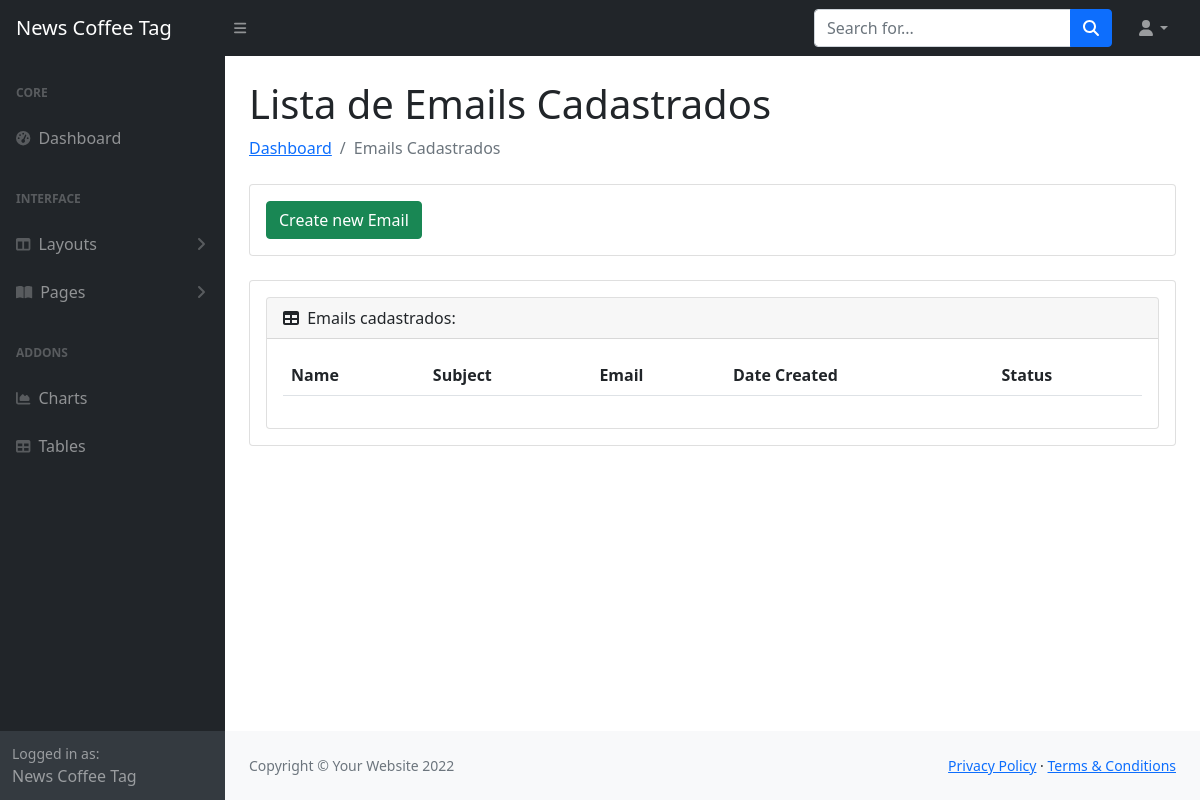
The app's page /dashboard/list/, older data.
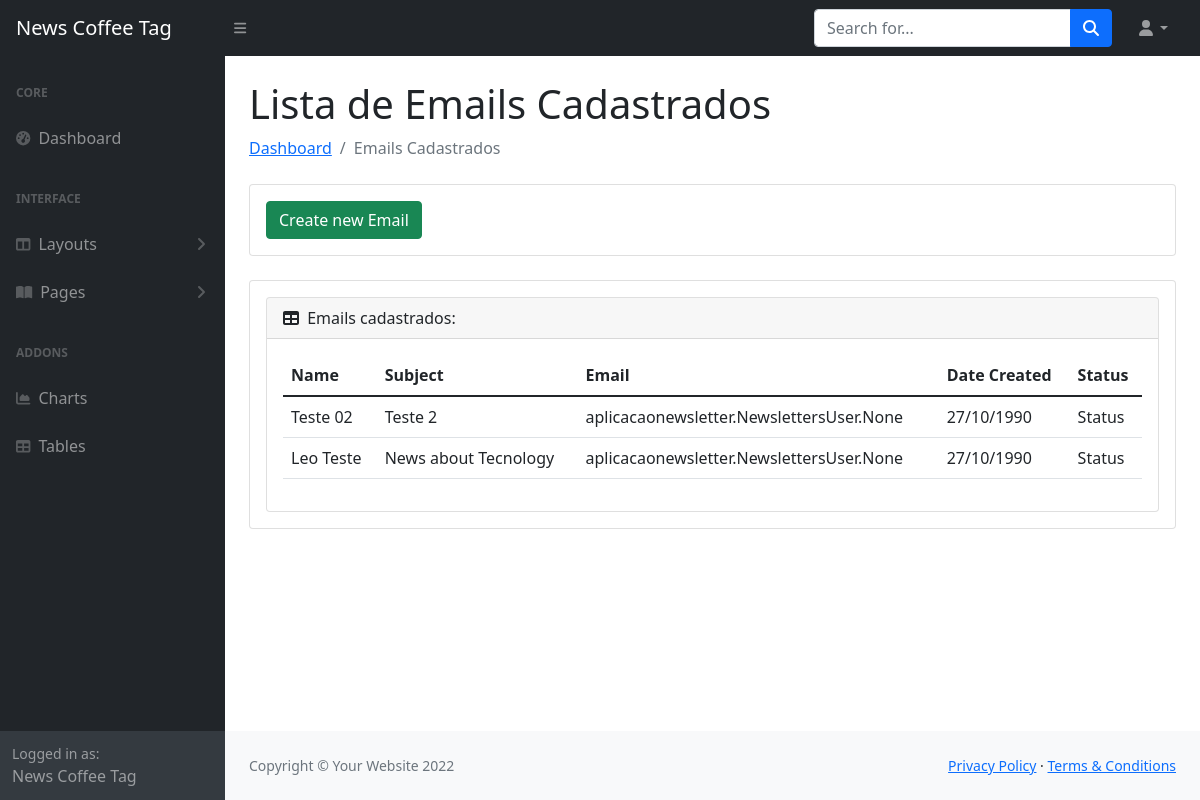
The same page, newer data.
### aplicacaonewsletter/models.py (models this page shows, shortened)
class Newsletter(models.Model):
    EMAIL_STATUS_CHOICES= (
        ('Draft', 'Draft'),
        ('Published', 'Published')
    )
    name=models.CharField(max_length=250)
    subject=models.CharField(max_length=250)
    body=models.TextField(blank=True, null=True)
    email = models.ManyToManyField(NewslettersUser)  # esta relacionado com a nossa acima
    created = models.DateTimeField(auto_now_add=True)
    status=models.CharField(max_length=10, choices=EMAIL_STATUS_CHOICES)
    class Meta:
        ordering = ('-created',)

### dashboard/views.py (the view)
# urls.py: path('list/',NewslettersDashboardHomeView.as_view(),  name="list"),
class NewslettersDashboardHomeView(View):
    def get(self, request, *args, **kwargs):
        newsletters= Newsletter.objects.all()
        context= {
            'newsletters': newsletters
        }
        return render(request, 'dashboard/list.html', context)

### templates/dashboard/list.html (shortened to what the changed rows need)
<!DOCTYPE html>
{% load static %}
<html lang="en">
    <head>
        <link href="https://cdn.jsdelivr.net/npm/simple-datatables@latest/dist/style.css" rel="stylesheet" />
        <link  rel="stylesheet"  href="{% static 'css/styles.css' %}"/>
    </head>
    <body class="sb-nav-fixed">
        <div id="layoutSidenav">
            <div id="layoutSidenav_content">
                <main>
                    <div class="container-fluid px-4">
                        <h1 class="mt-4">Lista de Emails Cadastrados</h1>
                        <div class="card mb-4">
                            <div class="card-body">
                                <div class="card">
                                    <div class="card-body">
                                        <table class="table">
                                            <thead>
                                                <tr>
                                                    <th>Name</th>
                                                    <th>Subject</th>
                                                    <th>Email</th>
                                                    <th>Date Created</th>
                                                    <th>Status</th>
                                                </tr>
                                            </thead>
                                            <tbody>
                                                {% for newsletter in newsletters %}
                                                    <tr>
                                                        <td>{{ newsletter.name }}</td>
                                                        <td>{{ newsletter.subject }}</td>
                                                        <td>{{ newsletter.email }}</td>
                                                        <td>27/10/1990</td>
                                                        <td>Status</td>
                                                    </tr>
                                                {% endfor %}
                                            </tbody>
                                        </table>
                                    </div>
                                </div>
                            </div>
                    </div>
                </main>
            </div>
        </div>
    </body>
</html>

Row changes from the older to the newer data that the page shows:
added Newsletter: name "Teste 02", subject "Teste 2", email "aplicacaonewsletter.NewslettersUser.None"
added Newsletter: name "Leo Teste", subject "News about Tecnology", email "aplicacaonewsletter.NewslettersUser.None"
